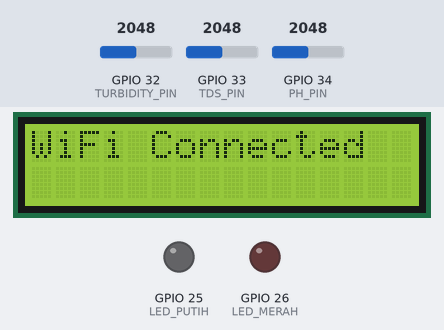
The sketch below on a simulated ESP32. Shown: 16×2 character LCD, output pins drawn as LEDs (lit = HIGH). Inputs (shaded band) come from the test bench; at power-on: GPIO 32 (TURBIDITY_PIN) = 2048, GPIO 33 (TDS_PIN) = 2048, GPIO 34 (PH_PIN) = 2048 (analog values on the 0–4095 scale). WiFi joins after 1.5 s; servers stay silent unless stated; uploads are accepted with an empty reply; the local clock reads 2024-03-15 10:24:30 at power-on unless the sketch sets it; random numbers use the default seed unless the sketch sets one; no MQTT or app messages arrive unless stated; what the sketch prints to the serial monitor is not drawn.

Above: at 1.7 s.
At 60.9 s:
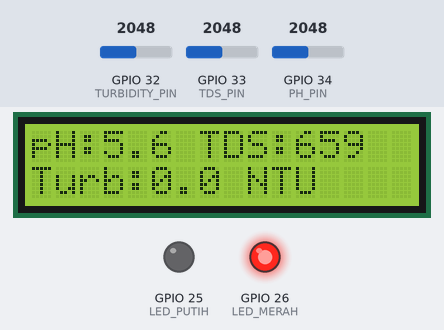
Timing chart, 0 to 62.4 s (numbered marks = the images above):
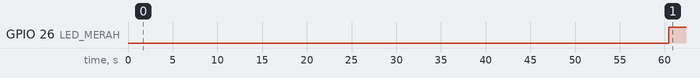

Measured:
- by itself, GPIO 26 (LED_MERAH): LOW → HIGH at 60.5 s
- what the display in image 0 shows lasts 31.5 s, from 1.6 s to 33.1 s

The sketch:

Main_AquaSense.ino
```cpp
#include <Wire.h>
#include <LiquidCrystal_I2C.h>
#include <WiFi.h>
#include <HTTPClient.h>
#include <PubSubClient.h>
#include <time.h>
#include <sys/time.h>
#include <esp_sntp.h>

// =======================
// LCD
// =======================
LiquidCrystal_I2C lcd(0x27, 16, 2);

// =======================
// WIFI
// =======================
const char* ssid = "YOUR_WIFI_SSID";
const char* password = "YOUR_WIFI_PASSWORD";

// =======================
// GOOGLE SHEETS
// =======================
String serverName = "YOUR_GOOGLE_SCRIPT_URL";

// =======================
// MQTT
// =======================
const char* mqtt_server = "192.168.253.144";
const int mqtt_port = 1883;
const char* mqtt_topic = "aquasense/borikamase/water";

WiFiClient espClient;
PubSubClient mqttClient(espClient);

// =======================
// PIN SENSOR
// =======================
#define PH_PIN 34
#define TDS_PIN 33
#define TURBIDITY_PIN 32

// =======================
// PIN LED
// =======================
#define LED_MERAH 26
#define LED_PUTIH 25

// =======================
// VARIABEL PH
// =======================
float calibration_value = 11.60 + 3.4;
int buffer_arr[10], temp;
float ph_act;

// =======================
// VARIABEL SENSOR
// =======================
float tdsValue = 0;
float turbidityNTU = 0;
float clearVoltage = 0;

// =======================
// TIMER
// =======================
unsigned long previousMillis = 0;
const long interval = 60000;

// =======================
// STATUS NTP
// =======================
bool ntpSynced = false;
const time_t NTP_VALID_TIME = 1704067200;

// =======================
// PEMERIKSAAN SINKRONISASI SNTP
// =======================
bool checkNTPSync() {
  return esp_sntp_get_sync_status() == SNTP_SYNC_STATUS_COMPLETED;
}

// =======================
// BACA PH
// =======================
float readPH() {

  unsigned long int avgval = 0;

  for (int i = 0; i < 10; i++) {
    buffer_arr[i] = analogRead(PH_PIN);
    delay(30);
  }

  for (int i = 0; i < 9; i++) {
    for (int j = i + 1; j < 10; j++) {
      if (buffer_arr[i] > buffer_arr[j]) {
        temp = buffer_arr[i];
        buffer_arr[i] = buffer_arr[j];
        buffer_arr[j] = temp;
      }
    }
  }

  avgval = 0;

  for (int i = 2; i < 8; i++) {
    avgval += buffer_arr[i];
  }

  float volt = (float)avgval * 3.3 / 4095.0 / 6;

  return -5.70 * volt + calibration_value;
}

// =======================
// BACA TDS
// =======================
float readTDS() {

  int analogValue = analogRead(TDS_PIN);

  float voltage = analogValue * (3.3 / 4095.0);

  float ec =
    (133.42 * pow(voltage, 3)
    - 255.86 * pow(voltage, 2)
    + 857.39 * voltage) / 1000.0;

  float temperature = 25.0;

  float compensationCoefficient =
    1.0 + 0.02 * (temperature - 25.0);

  ec = ec / compensationCoefficient;

  float calibrationFactor = 1.0;

  float tds = ec * 500.0 * calibrationFactor;

  return tds;
}

// =======================
// BACA TURBIDITY
// =======================
float readTurbidity() {

  long sum = 0;

  const int samples = 30;

  for (int i = 0; i < samples; i++) {
    sum += analogRead(TURBIDITY_PIN);
    delay(5);
  }

  float adc_avg = sum / (float)samples;

  float voltage = adc_avg * (3.3 / 4095.0);

  float ntu = (clearVoltage - voltage) * 300.0;

  if (ntu < 0) {
    ntu = 0;
  }

  if (ntu > 1000) {
    ntu = 1000;
  }

  return ntu;
}

// =======================
// STATUS SENSOR
// =======================
String getSensorStatus(
  float ph,
  float tds,
  float turb
) {

  if (ph == 0 || tds == 0) {
    return "ERROR";
  }

  return "SUCCESS";
}

// =======================
// WATER QUALITY
// =======================
String getQuality(
  float ph,
  float tds,
  float turb
) {

  if (
    ph >= 6.5 &&
    ph <= 8.5 &&
    tds < 300 &&
    turb < 5
  ) {
    return "GOOD";
  }

  else if (
    (tds >= 300 && tds < 600) ||
    (turb >= 5 && turb < 50)
  ) {
    return "WARNING";
  }

  else {
    return "DANGER";
  }
}

// =======================
// KONTROL LED
// =======================
void updateLED(String sensorStatus, String quality) {

  if (sensorStatus == "SUCCESS" && quality == "GOOD") {

    digitalWrite(LED_PUTIH, HIGH);
    digitalWrite(LED_MERAH, LOW);

  } else {

    digitalWrite(LED_PUTIH, LOW);
    digitalWrite(LED_MERAH, HIGH);
  }
}

// =======================
// MQTT RECONNECT
// =======================
void reconnectMQTT() {

  while (!mqttClient.connected()) {

    Serial.print("Connecting MQTT...");

    String clientId = "ESP32-AquaSense-";

    clientId += String(random(0xffff), HEX);

    if (mqttClient.connect(clientId.c_str())) {

      Serial.println("CONNECTED");

    } else {

      Serial.print("FAILED, rc=");
      Serial.print(mqttClient.state());

      Serial.println(" retry 3 seconds");

      delay(3000);
    }
  }
}

// =======================
// KIRIM DATA MQTT
// =======================
void sendMQTT(
  float ph,
  float tds,
  float turbidity,
  String sensorStatus,
  String quality
) {

  String payload = "{";

  payload += "\"ph\":" + String(ph, 2) + ",";
  payload += "\"tds\":" + String(tds, 0) + ",";
  payload += "\"turbidity\":" + String(turbidity, 2) + ",";
  payload += "\"sensor_status\":\"" + sensorStatus + "\",";
  payload += "\"water_quality\":\"" + quality + "\"";

  if (mqttClient.connected()) {

    // =======================
    // TIMESTAMP PENGIRIMAN
    // =======================
    struct timeval tv;
    gettimeofday(&tv, NULL);

    if (ntpSynced && tv.tv_sec > NTP_VALID_TIME) {

      long long timestamp_sent =
        (long long)tv.tv_sec * 1000LL +
        tv.tv_usec / 1000;

      char tsBuf[21];

      snprintf(
        tsBuf,
        sizeof(tsBuf),
        "%lld",
        timestamp_sent
      );

      payload += ",\"timestamp_sent\":";
      payload += tsBuf;

      Serial.print("Timestamp Sent: ");
      Serial.println(tsBuf);

    } else {

      Serial.println(
        "WARNING: NTP belum sinkron, timestamp tidak tersedia"
      );
    }

    payload += "}";

    // =======================
    // PUBLISH MQTT
    // =======================
    bool published = mqttClient.publish(
      mqtt_topic,
      payload.c_str()
    );

    if (published) {

      Serial.println("MQTT: SENT");
      Serial.println(payload);

    } else {

      Serial.println("MQTT: PUBLISH FAILED");
    }

  } else {

    Serial.println("MQTT: NOT CONNECTED");
  }
}

// =======================
// DISPLAY + KIRIM DATA
// =======================
void readAndDisplay() {

  ph_act = readPH();

  tdsValue = readTDS();

  turbidityNTU = readTurbidity();

  String sensorStatus =
    getSensorStatus(
      ph_act,
      tdsValue,
      turbidityNTU
    );

  String quality =
    getQuality(
      ph_act,
      tdsValue,
      turbidityNTU
    );

  // =======================
  // UPDATE LED
  // =======================
  updateLED(sensorStatus, quality);

  // =======================
  // SERIAL MONITOR
  // =======================
  Serial.print("pH: ");
  Serial.println(ph_act, 2);

  Serial.print("TDS: ");
  Serial.println(tdsValue, 0);

  Serial.print("NTU: ");
  Serial.println(turbidityNTU, 1);

  Serial.print("Sensor: ");
  Serial.println(sensorStatus);

  Serial.print("Quality: ");
  Serial.println(quality);

  Serial.println("----------------------");

  // =======================
  // GOOGLE SHEETS
  // =======================
  if (WiFi.status() == WL_CONNECTED) {

    HTTPClient http;

    String url =
      serverName +
      "?ph=" + String(ph_act, 2) +
      "&tds=" + String(tdsValue, 0) +
      "&turb=" + String(turbidityNTU, 1) +
      "&sensor=" + sensorStatus +
      "&quality=" + quality;

    http.begin(url);

    int httpCode = http.GET();

    Serial.print("HTTP: ");
    Serial.println(httpCode);

    http.end();
  }

  // =======================
  // MQTT
  // =======================
  sendMQTT(
    ph_act,
    tdsValue,
    turbidityNTU,
    sensorStatus,
    quality
  );

  // =======================
  // LCD 16x2
  // =======================
  lcd.clear();

  // Baris pertama: pH dan TDS
  lcd.setCursor(0, 0);

  lcd.print("pH:");
  lcd.print(ph_act, 1);

  lcd.print(" TDS:");
  lcd.print(tdsValue, 0);

  // Baris kedua: Turbidity
  lcd.setCursor(0, 1);

  lcd.print("Turb:");
  lcd.print(turbidityNTU, 1);
  lcd.print(" NTU");
}

// =======================
// SETUP
// =======================
void setup() {

  Serial.begin(9600);

  // =======================
  // LED SETUP
  // =======================
  pinMode(LED_MERAH, OUTPUT);
  pinMode(LED_PUTIH, OUTPUT);

  digitalWrite(LED_MERAH, LOW);
  digitalWrite(LED_PUTIH, LOW);

  // =======================
  // LCD SETUP
  // =======================
  lcd.init();

  lcd.backlight();

  lcd.setCursor(0, 0);
  lcd.print("AquaSense");
  lcd.setCursor(0, 1);
  lcd.print("Initializing...");

  analogReadResolution(12);

  analogSetAttenuation(ADC_11db);

  // =======================
  // WIFI CONNECT
  // =======================
  WiFi.begin(
    ssid,
    password
  );

  lcd.clear();
  lcd.setCursor(0, 0);
  lcd.print("Connecting WiFi");

  while (WiFi.status() != WL_CONNECTED) {

    delay(500);

    Serial.print(".");
  }

  Serial.println();

  Serial.println("WiFi Connected");

  Serial.print("ESP32 IP: ");
  Serial.println(WiFi.localIP());

  lcd.clear();

  lcd.print("WiFi Connected");

  // =======================
  // SINKRONISASI NTP
  // =======================
  configTime(
    0,
    0,
    "pool.ntp.org",
    "time.google.com"
  );

  Serial.println();
  Serial.println("Sinkronisasi NTP...");

  ntpSynced = false;

  for (int i = 0; i < 30; i++) {

    if (checkNTPSync()) {

      ntpSynced = true;

      break;
    }

    delay(1000);

    Serial.print(".");
  }

  if (ntpSynced) {

    Serial.println();
    Serial.println("NTP: SYNCHRONIZED");

    struct timeval tv;
    gettimeofday(&tv, NULL);

    Serial.print("Unix Timestamp: ");

    Serial.println(
      (long long)tv.tv_sec * 1000LL +
      tv.tv_usec / 1000
    );

  } else {

    Serial.println();
    Serial.println("NTP: NOT SYNCHRONIZED");

    Serial.println(
      "Periksa koneksi WiFi dan server NTP."
    );
  }

  delay(1500);

  lcd.clear();

  // =======================
  // MQTT SETUP
  // =======================
  mqttClient.setServer(
    mqtt_server,
    mqtt_port
  );

  reconnectMQTT();

  // =======================
  // KALIBRASI TURBIDITY
  // =======================
  long sum = 0;

  const int samples = 30;

  for (int i = 0; i < samples; i++) {

    sum += analogRead(TURBIDITY_PIN);

    delay(5);
  }

  clearVoltage =
    (sum / (float)samples) *
    (3.3 / 4095.0);

  Serial.print("Kalibrasi clearVoltage: ");

  Serial.println(clearVoltage);
}

// =======================
// LOOP
// =======================
void loop() {

  // =======================
  // MQTT CONNECTION
  // =======================
  if (!mqttClient.connected()) {

    reconnectMQTT();
  }

  mqttClient.loop();

  // =======================
  // PERIKSA STATUS SNTP
  // =======================
  if (!ntpSynced && checkNTPSync()) {

    ntpSynced = true;

    Serial.println("NTP: SYNCHRONIZED");

    struct timeval tv;
    gettimeofday(&tv, NULL);

    Serial.print("Unix Timestamp: ");

    Serial.println(
      (long long)tv.tv_sec * 1000LL +
      tv.tv_usec / 1000
    );
  }

  // =======================
  // TIMER 1 MENIT
  // =======================
  unsigned long currentMillis = millis();

  if (
    currentMillis - previousMillis >= interval
  ) {

    previousMillis = currentMillis;

    readAndDisplay();
  }
} 
```
